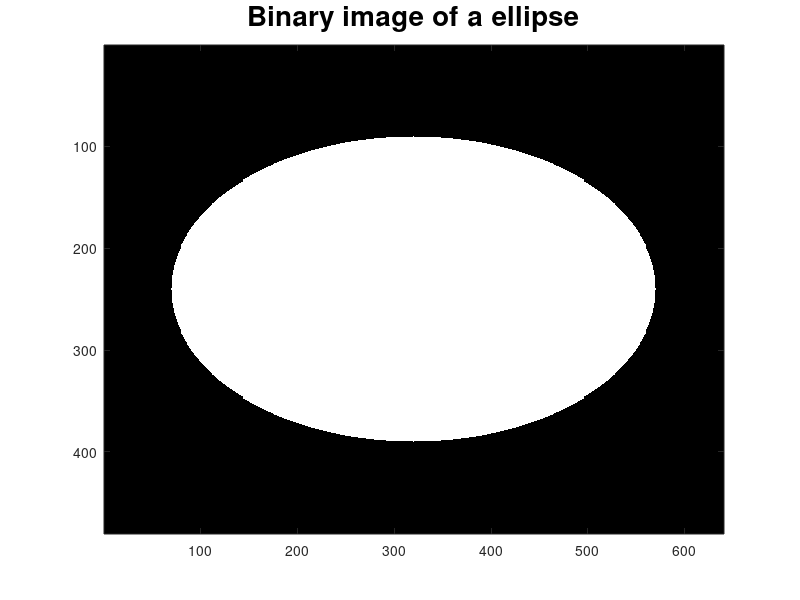

MATLAB code to generate this figure:
% Create a logical image of an ellipse with specified
% semi-major and semi-minor axes, center, and image size.
% First create the image.
imageSizeX = 640;
imageSizeY = 480;
[columnsInImage rowsInImage] = meshgrid(1:imageSizeX, 1:imageSizeY);
% Next create the ellipse in the image.
centerX = 320;
centerY = 240;
radiusX = 250;
radiusY = 150;

ellipsePixels = (rowsInImage - centerY).^2 ./ radiusY^2 ...
    + (columnsInImage - centerX).^2 ./ radiusX^2 <= 1;

image(ellipsePixels) ;
colormap([0 0 0; 1 1 1]);
title('Binary image of a ellipse', 'FontSize', 20);